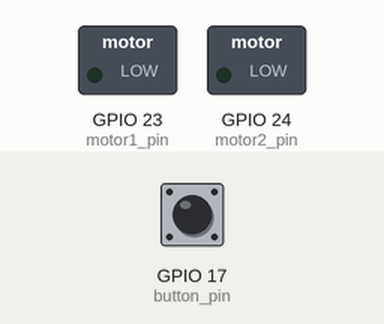
The program below on a simulated Raspberry Pi (BCM pin numbers). Shown: switched loads named in the program (green lamp = pin HIGH). The inputs (shaded band) are chosen by the test bench; at power-on: GPIO 17 (button_pin) HIGH. What the program prints to the terminal is not drawn.

Above: at 1.2 s.
1.3 s: GPIO 17 (button_pin) pulled LOW for 0.3 s
At 2.1 s:
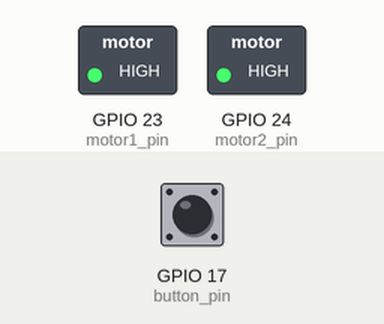
4.6 s: GPIO 17 (button_pin) pulled LOW for 1 s
At 8.3 s:
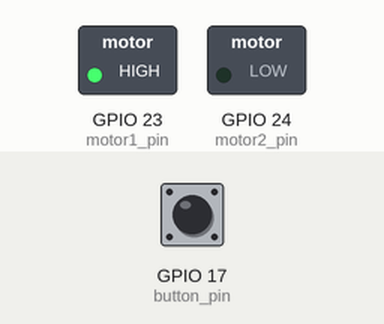
8.6 s: GPIO 17 (button_pin) pulled LOW for 3.2 s
At 10.3 s:
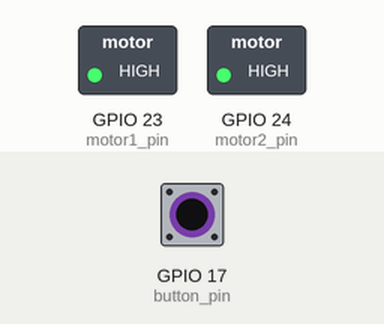
Timing chart, 0 to 13.5 s (numbered marks = the images above; inputs shaded):
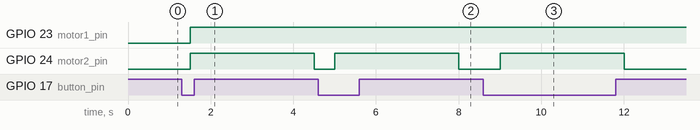

The program:

Raspycon_ver2.py
```python
# GPIOを制御するライブラリ
import wiringpi
# タイマーのライブラリ
import time

# ボタンスイッチを繋いだGPIOの端子番号
button_pin = 17 # 11番端子
# GPIO端子の設定
motor1_pin = 23 # 16番端子
motor2_pin = 24 # 18番端子

# GPIO初期化
wiringpi.wiringPiSetupGpio()

# ボタンスイッチを入力モード（0）に設定
wiringpi.pinMode( button_pin  , 0 )

# モータードライバーは出力モード（1）に設定
wiringpi.pinMode( motor1_pin, 1 )
wiringpi.pinMode( motor2_pin, 1 )


# 端子に何も接続されていない場合の状態を設定
# 3.3Vの場合には「2」（プルアップ）
# （0Vの場合は「1」と設定する（プルダウン））
wiringpi.pullUpDnControl( button_pin  , 2 )

# スイッチの初期状態
switch_status = wiringpi.digitalRead(button_pin)

# whileの処理は字下げをするとループの範囲になる
while True:
    # スイッチの状態を検知
    print("スイッチの初期値", switch_status)
    print("取得したスイッチの状態", wiringpi.digitalRead(button_pin))

    # スイッチが変化したらモータを動かす
    if( wiringpi.digitalRead(button_pin) != switch_status ):
        print ("3秒だけモータを動かす")
        # モーターを回転
        wiringpi.digitalWrite( motor1_pin, 1 )
        wiringpi.digitalWrite( motor2_pin, 1 )
        time.sleep(3)
        wiringpi.digitalWrite( motor1_pin, 1 )
        wiringpi.digitalWrite( motor2_pin, 0 )
        switch_status = wiringpi.digitalRead(button_pin)

    # 0.5秒ごとにイベントキャッチ
    time.sleep(0.5)
```

Measured:
- after the input at 1.3 s, GPIO 23 (motor1_pin): LOW → HIGH after 0.20 s; GPIO 24 (motor2_pin): LOW → HIGH after 0.20 s, → LOW 3.0 s later
- after the input at 4.6 s, GPIO 24 (motor2_pin): LOW → HIGH after 0.40 s, → LOW 3.0 s later
- after the input at 8.6 s, GPIO 24 (motor2_pin): LOW → HIGH after 0.40 s, → LOW 3.0 s later
